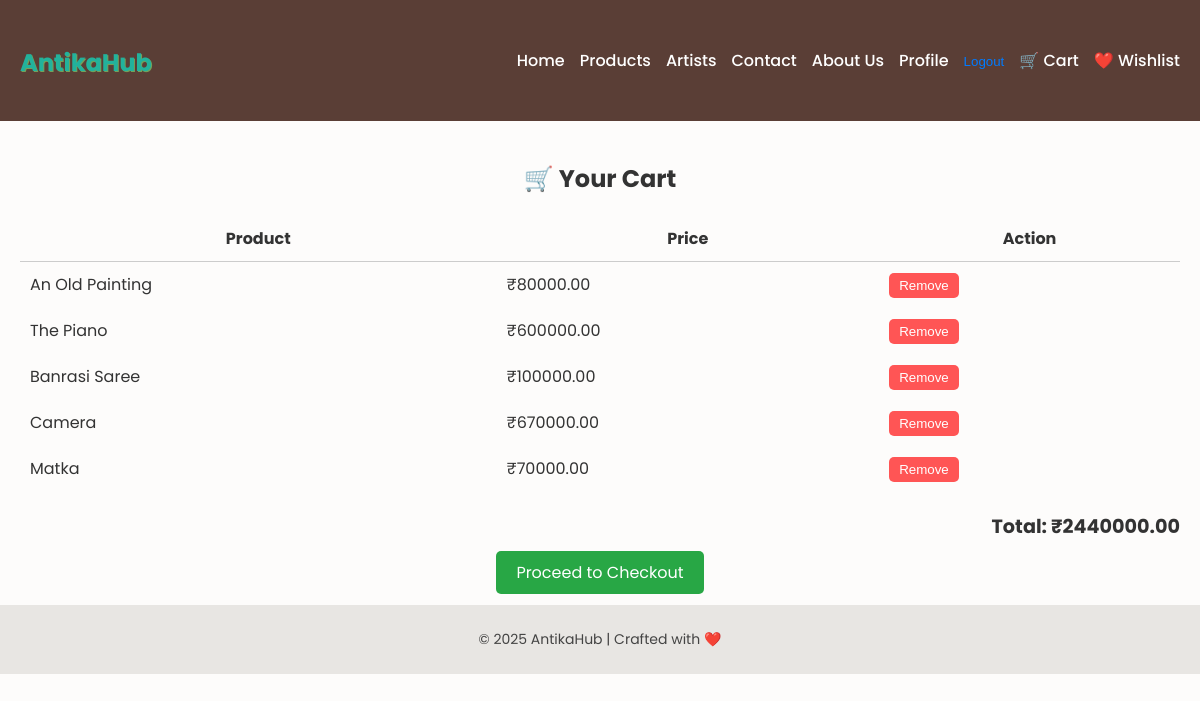
The app's page /cart/ (signed in) with its own data.
### market/models.py (models this page shows, shortened)
class CartItem(models.Model):
    user = models.ForeignKey(User, on_delete=models.CASCADE)
    product = models.ForeignKey(AntiqueItem, on_delete=models.CASCADE)
    quantity = models.PositiveIntegerField(default=1)
    added_on = models.DateTimeField(auto_now_add=True)

class AntiqueItem(models.Model):
    seller = models.ForeignKey(Seller, on_delete=models.CASCADE)
    name = models.CharField(max_length=255)
    description = models.TextField()
    origin = models.CharField(max_length=100)
    era = models.CharField(max_length=100)
    material = models.CharField(max_length=100)
    price = models.DecimalField(max_digits=10, decimal_places=2)
    image = models.ImageField(upload_to='antiques/')
    listed_on = models.DateTimeField(auto_now_add=True)
    artist = models.ForeignKey('Artist', on_delete=models.SET_NULL, null=True, blank=True)

### market/views.py (the view)
# urls.py: path('cart/', views.cart, name='cart'),
@login_required
def cart(request):
    cart_items = CartItem.objects.filter(user=request.user)
    total = sum(item.product.price * item.quantity for item in cart_items)
    return render(request, 'cart.html', {'cart_items': cart_items, 'total': total})

### market/templates/cart.html (shortened to what this page needs)
{% extends 'base.html' %}
{% block content %}
<h2 style="text-align: center; margin-bottom: 20px;">🛒 Your Cart</h2>
{% if cart_items %}
    <table style="width: 100%; border-collapse: collapse; margin-bottom: 20px;">
        <thead>
            <tr>
                <th style="border-bottom: 1px solid #ccc; padding: 10px;">Product</th>
                <th style="border-bottom: 1px solid #ccc; padding: 10px;">Price</th>
                <th style="border-bottom: 1px solid #ccc; padding: 10px;">Action</th>
            </tr>
        </thead>
        <tbody>
            {% for item in cart_items %}
            <tr>
                <td style="padding: 10px;">{{ item.product.name }}</td>
                <td style="padding: 10px;">₹{{ item.product.price }}</td>
                <td style="padding: 10px;">
                    <form action="{% url 'remove_from_cart' item.id %}" method="POST" style="display: inline;">
                        <button type="submit" style="padding: 5px 10px; background: #ff5555; color: white; border: none; border-radius: 5px;">Remove</button>
                    </form>
                </td>
            </tr>
            {% endfor %}
        </tbody>
    </table>
    <p style="text-align: right; font-size: 1.2em;"><strong>Total: ₹{{ total }}</strong></p>
    <div style="text-align: center;">
        <a href="{% url 'checkout' %}" style="padding: 10px 20px; background: #28a745; color: white; text-decoration: none; border-radius: 5px;">Proceed to Checkout</a>
    </div>
{% else %}
    <p style="text-align: center;">Your cart is empty.</p>
{% endif %}
{% endblock %}

### market/static/css/style.css (style rules this page uses)
body { font-family: 'Poppins', sans-serif; background-color: #fdfcfb; margin: 0; padding: 0; color: #333; transition: background-color 0.3s ease, color 0.3s ease; }

### records on screen
CartItem: product.name "An Old Painting", product.price "80000.00"
CartItem: product.name "The Piano", product.price "600000.00"
CartItem: product.name "Banrasi Saree", product.price "100000.00"
CartItem: product.name "Camera", product.price "670000.00"
CartItem: product.name "Matka", product.price "70000.00"

### other values on screen
{{ total }} "2440000.00"
